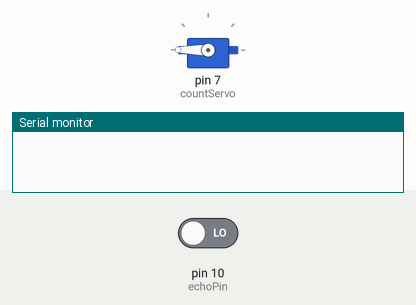
Bench run of a sketch on a simulated Arduino Uno, built with avr-gcc and run on an emulated ATmega328P. Shown: servo, the last lines printed to the serial monitor. The inputs (shaded band) are chosen by the test bench; at power-on: pin 10 (echoPin) LOW.

Above: at 1.5 s.
At 11.0 s:
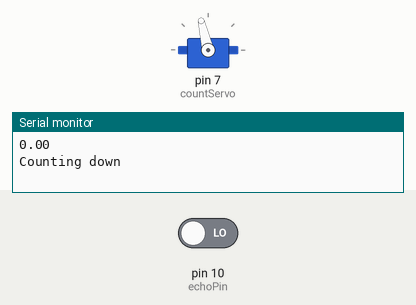
At 20.5 s:
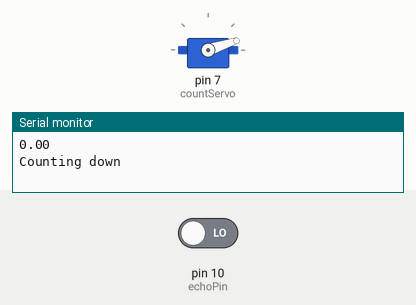
At 39.3 s:
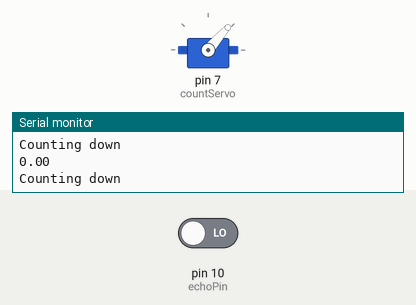
Timing chart, 0 to 40.0 s (numbered marks = the images above):
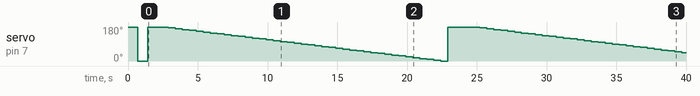

Measured:
- by itself, servo on pin 7 (countServo): ramps from 180° to 0° and jumps back, once every 21.5 s

The sketch:

servo.ino
```cpp
#include <Servo.h>

const int trigPin = 9;
const int echoPin = 10;

float duration, distance;

//this is the threshold where the sensor will trigger the
//countdown. If you are getting extra countdowns or the
//countdown won't start, you may need to adjust this for your sink
int threshold = 200;
Servo countServo;

void setup() {

  Serial.begin(9600);

  //attach pin 7 to servo and sweep it to indicate that the timer is on
  countServo.attach(7);
  countServo.write(180);
  delay(700);
  countServo.write(0);
  delay(700);
  countServo.write(180);
}

void loop() {
  digitalWrite(trigPin, LOW);
  delayMicroseconds(2);
  digitalWrite(trigPin, HIGH);
  delayMicroseconds(10);
  digitalWrite(trigPin, LOW);

  duration = pulseIn(echoPin, HIGH);
  distance = (duration * .0343) / 2;
  Serial.println(distance);

  if (distance < threshold) {
    countdownServo();
  }
  delay(100);
}


//this moves the servo 4.5 degrees every half second
//to smooth out the movemnt (vs 9 degrees every second)
//for 20 seconds.
void countdownServo() {
  Serial.println("Counting down");
  int halfseconds = 40;

  for (int i = halfseconds; i >= 0; i--) {

    countServo.write((int)(i * 4.5));
    delay(500);
  }

  //reset the servo, clear the queue
  countServo.write(180);
  delay(700);
}
```
